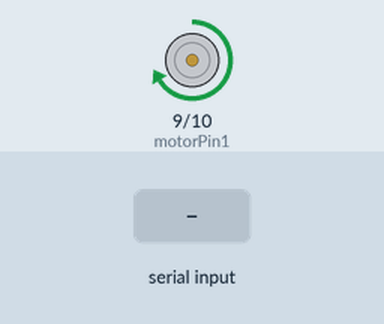
This sketch was run on a simulated Arduino Uno, built with avr-gcc and run on an emulated ATmega328P. On the bench: motor-driver pin pairs drawn as motors (green arrow = first pin HIGH = forward, orange = second pin HIGH = backward, longer = more drive, scaled by the enable pin). The inputs (shaded band) are chosen by the test bench.

Above: at 1.2 s.
1.3 s: "1" received over Serial
At 2.5 s:
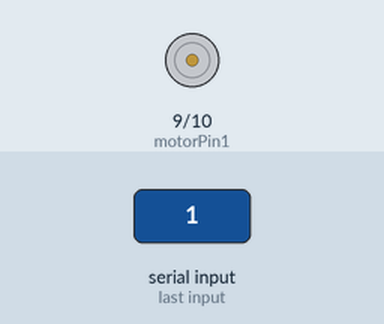
2.8 s: "0" received over Serial
At 3.8 s:
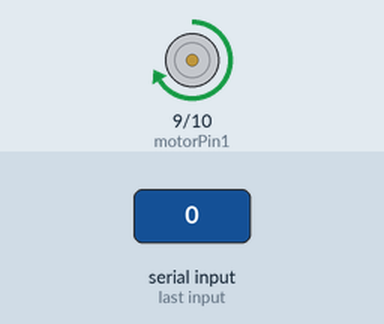
Timing chart, 0 to 5.8 s (numbered marks = the images above; inputs shaded):
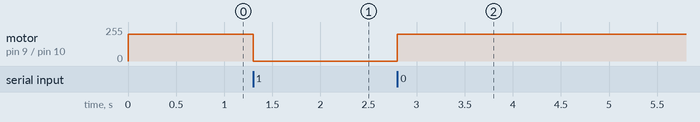

Measured:
- after the input at 1.3 s, motor on pin 9 (motorPin1) / pin 10 (motorPin2): forward 200/255 → stopped at once
- after the input at 2.8 s, motor on pin 9 (motorPin1) / pin 10 (motorPin2): stopped → forward 200/255 at once

The sketch:

stop_uart_control.ino
```cpp
const int motorPin1 = 9;  // Motor direction pin
const int motorPin2 = 10; // Motor direction pin
const int enablePin = 5;  // Motor speed (PWM)

char receivedChar;

void setup() {
  Serial.begin(9600);

  // Setup motor pins
  pinMode(motorPin1, OUTPUT);
  pinMode(motorPin2, OUTPUT);
  pinMode(enablePin, OUTPUT);

  // Start with motors running (robot moving)
  moveForward();
}

void loop() {
  // Check if data is available
  if (Serial.available() > 0) {
    receivedChar = Serial.read();

    if (receivedChar == '1') {
      stopMotors();  // Stop if '1' received
    } else if (receivedChar == '0') {
      moveForward(); // Keep moving if '0' received
    }
  }
}

// Function to move forward
void moveForward() {
  digitalWrite(motorPin1, HIGH);
  digitalWrite(motorPin2, LOW);
  analogWrite(enablePin, 200); // Speed (0–255)
}

// Function to stop motors
void stopMotors() {
  digitalWrite(motorPin1, LOW);
  digitalWrite(motorPin2, LOW);
  analogWrite(enablePin, 0);
}
```
